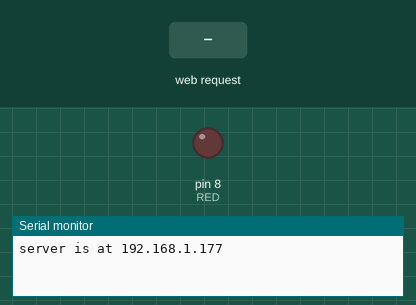
The sketch below on a simulated Arduino Uno, built for the host (arithmetic inside an expression is 32-bit, double 64-bit). Shown: output pins drawn as LEDs (lit = HIGH), the last lines printed to the serial monitor. The test bench sets the inputs (shaded band). WiFi joins after 1.5 s; servers stay silent unless stated; random numbers use the default seed unless the sketch sets one.

Above: at 1.2 s.
1.3 s: HTTP request GET /ledstatus received
At 2.5 s:
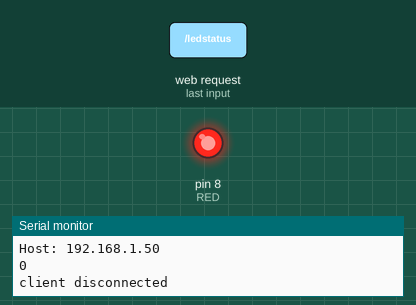
2.8 s: HTTP request GET /ajaxrefresh received
Timing chart, 0 to 5.8 s (numbered marks = the images above; inputs shaded):
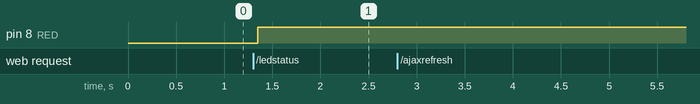

The sketch:

AJAX.ino
```cpp
/*
  Web Server - AJAX

  A simple web server that shows the value of the analog input pins.
  using an Arduino Wiznet Ethernet shield. This example introduces
  using AJAX to both update the analog pins and control a
  LED.

  Circuit:
   Ethernet shield attached to pins 10, 11, 12, 13

  Last Modified:         27/11/2016

  Author:       Gus @ ArduinoMyLifeUp.com
  --------------------------------------------------------------*/

#include <SPI.h>
#include <Ethernet.h>

// Enter a MAC address and IP address for your controller below.
// The IP address will be dependent on your local network:
byte mac[] = {
  0xDE, 0xAD, 0xBE, 0xEF, 0xFE, 0xED
};
IPAddress ip(192, 168, 1, 177);

// Initialize the Ethernet server library
// with the IP address and port you want to use
// (port 80 is default for HTTP):
EthernetServer server(80);

//LED to turn on/off
int RED = 8;
String HTTP_req;          // stores the HTTP request

void setup() {
  // Open serial communications and wait for port to open:
  Serial.begin(9600);
  while (!Serial) {
    ; // wait for serial port to connect. Needed for native USB port only
  }


  // start the Ethernet connection and the server:
  Ethernet.begin(mac, ip);
  server.begin();
  Serial.print("server is at ");
  Serial.println(Ethernet.localIP());
  HTTP_req = "";
  //Set LED to output
  pinMode(RED, OUTPUT);
}

void loop() {
  // listen for incoming clients
  EthernetClient client = server.available();
  if (client) {
    Serial.println("new client");
    // an http request ends with a blank line
    boolean currentLineIsBlank = true;
    while (client.connected()) {
      if (client.available()) {
        char c = client.read();
        if( HTTP_req.length() < 120)
          HTTP_req += c;  // save the HTTP request 1 char at a time
        Serial.write(c);
        // if you've gotten to the end of the line (received a newline
        // character) and the line is blank, the http request has ended,
        // so you can send a reply
        if (c == '\n' && currentLineIsBlank) {
          // send a standard http response header
          client.println("HTTP/1.1 200 OK");
          client.println("Content-Type: text/html");
          client.println("Connection: close");  // the connection will be closed after completion of the response
          client.println();
          Serial.println(HTTP_req);
          if (HTTP_req.indexOf("ajaxrefresh") >= 0 ) {
            // read switch state and analog input
            ajaxRequest(client);
            break;
          }
          else if (HTTP_req.indexOf("ledstatus") >= 0 ) {
            // read switch state and analog input
            ledChangeStatus(client);
            break;
          }
          else {
            client.println("<!DOCTYPE HTML>");
            client.println("<html lang=\"en\">");
            client.println("<script>window.setInterval(function(){");
            client.println("nocache = \"&nocache=\" + Math.random() * 10;");
            client.println("var request = new XMLHttpRequest();");
            client.println("request.onreadystatechange = function() {");
            client.println("if (this.readyState == 4) {");
            client.println("if (this.status == 200) {");
            client.println("if (this.responseText != null) {");
            client.println("document.getElementById(\"analoge_data\")\
.innerHTML = this.responseText;");
            client.println("}}}}");
            client.println(
              "request.open(\"GET\", \"ajaxrefresh\" + nocache, true);");
            client.println("request.send(null);");
            client.println("}, 5000);");
            client.println("function changeLEDStatus() {");
            client.println(
              "nocache = \"&nocache=\" + Math.random() * 10;");
            client.println("var request = new XMLHttpRequest();");
            client.println("request.onreadystatechange = function() {");
            client.println("if (this.readyState == 4) {");
            client.println("if (this.status == 200) {");
            client.println("if (this.responseText != null) {");
            client.println("document.getElementById(\"led_status\")\
.innerHTML = this.responseText;");
            client.println("}}}}");
            client.println("request.open(\"GET\", \"?ledstatus=1\" + nocache, true);");
            client.println("request.send(null);");
            client.println("}");
            client.println("</script></head>");
            // output the value of each analog input pin
            client.print("<h1>Analogue Values</h1>");
            client.println("<div id=\"analoge_data\">Arduino analog input values loading.....</div>");
            client.println("<h1>Arduino LED Status</h1>");
            client.println("<div><span id=\"led_status\">");
            if(digitalRead(RED) == 1)
             client.println("On");
            else
              client.println("Off");
            client.println("</span> | <button onclick=\"changeLEDStatus()\">Change Status</button> </div>");
            client.println("</html>");
            break;
          }
        }
        if (c == '\n') {
          // you're starting a new line
          currentLineIsBlank = true;
        } else if (c != '\r') {
          // you've gotten a character on the current line
          currentLineIsBlank = false;
        }
      }
    }
    // give the web browser time to receive the data
    delay(1);
    // close the connection:
    client.stop();
    HTTP_req = "";
    Serial.println("client disconnected");
  }
}

// send the state of the switch to the web browser
void ajaxRequest(EthernetClient client)
{
  for (int analogChannel = 0; analogChannel < 6; analogChannel++) {
    int sensorReading = analogRead(analogChannel);
    client.print("analog input ");
    client.print(analogChannel);
    client.print(" is ");
    client.print(sensorReading);
    client.println("<br />");
  }
}


void ledChangeStatus(EthernetClient client)
{
  int state = digitalRead(RED);
  Serial.println(state);
  if (state == 1) {
    digitalWrite(RED, LOW);
    client.print("OFF");
  }
  else {
    digitalWrite(RED, HIGH);
    client.print("ON");
  }
}
```

Measured:
- after the input at 1.3 s, pin 8 (RED): LOW → HIGH after 0.05 s
